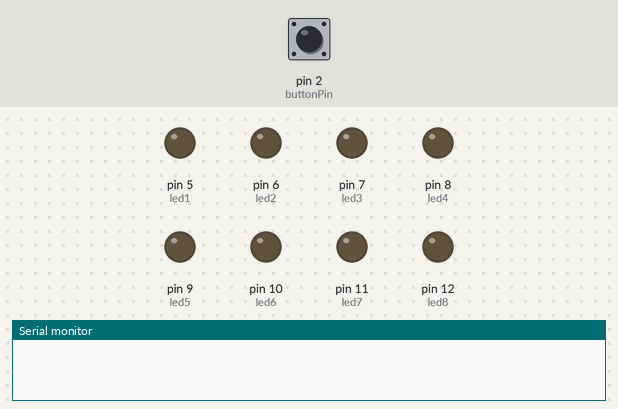
Recording of a sketch running on a simulated Arduino Uno, built with avr-gcc and run on an emulated ATmega328P. Shown: output pins drawn as LEDs (lit = HIGH), the last lines printed to the serial monitor. The inputs (shaded band) are chosen by the test bench; at power-on: pin 2 (buttonPin) LOW.

Above: at 1.2 s.
1.3 s: pin 2 (buttonPin) pulled HIGH for 0.15 s
At 2.3 s:
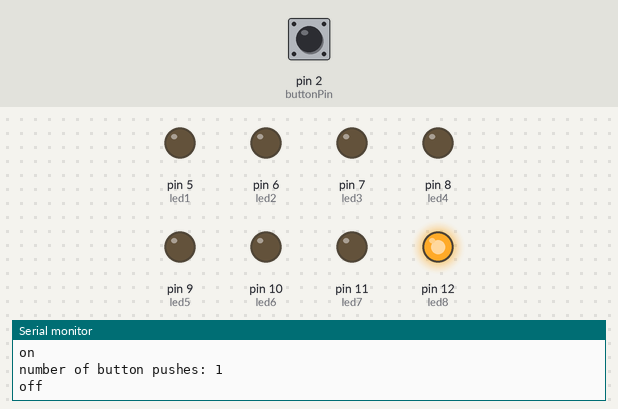
2.9 s: pin 2 (buttonPin) pulled HIGH for 1 s
At 3.5 s:
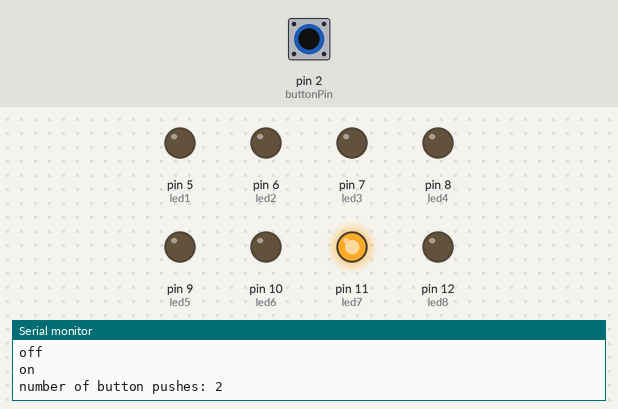
5.4 s: pin 2 (buttonPin) pulled HIGH for 0.15 s
At 6.6 s:
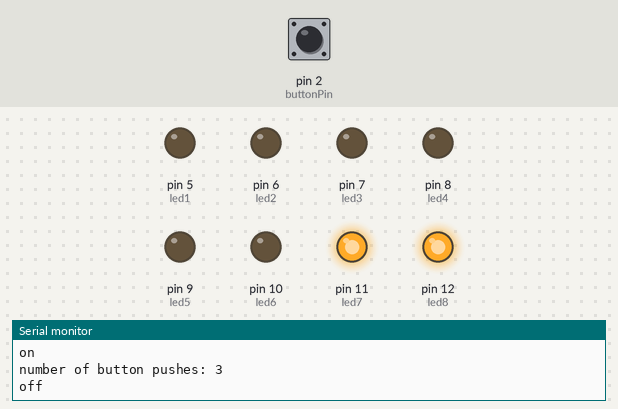
7.0 s: pin 2 (buttonPin) pulled HIGH for 3.2 s
At 7.8 s:
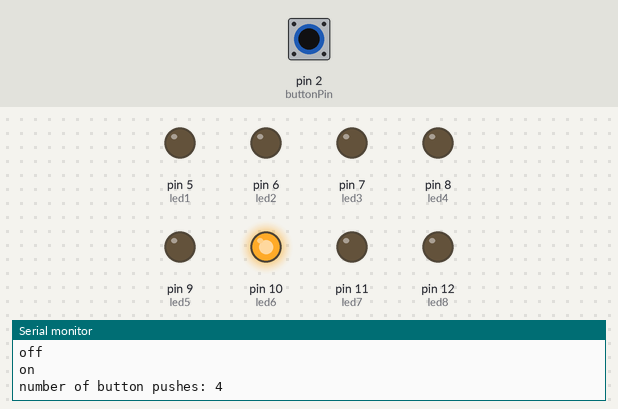
11.7 s: pin 2 (buttonPin) pulled HIGH for 0.15 s
At 12.6 s:
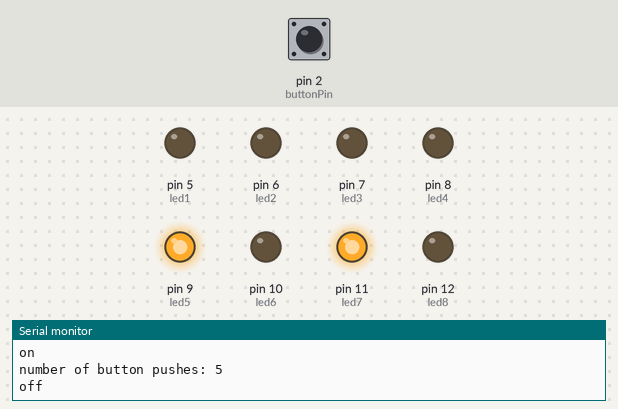
Timing chart, 0 to 14.3 s (numbered marks = the images above; inputs shaded):
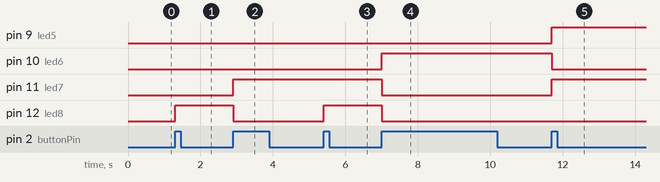

Measured:
- after the input at 1.3 s, pin 12 (led8): LOW → HIGH at once
- after the input at 2.9 s, pin 11 (led7): LOW → HIGH at once; pin 12 (led8): HIGH → LOW at once
- after the input at 5.4 s, pin 12 (led8): LOW → HIGH at once
- after the input at 7.0 s, pin 10 (led6): LOW → HIGH at once; pin 11 (led7), pin 12 (led8): HIGH → LOW at once
- after the input at 11.7 s, pin 9 (led5), pin 11 (led7): LOW → HIGH at once; pin 10 (led6): HIGH → LOW at once

The sketch:

se_inter.ino
```cpp
// To look into interrupt of a micro-controller
// this constant won't change:
const int  buttonPin = 2;    // the pin that the pushbutton is attached to
const int led1 = 5;       // the pin that the LED is attached to
const int led2 = 6;       // the pin that the LED is attached to
const int led3 = 7;       // the pin that the LED is attached to
const int led4 = 8;       // the pin that the LED is attached to
const int led5 = 9;       // the pin that the LED is attached to
const int led6 = 10;       // the pin that the LED is attached to
const int led7 = 11;       // the pin that the LED is attached to
const int led8 = 12;       // the pin that the LED is attached to

// Variables will change:
volatile int buttonPushCounter = 0;   // counter for the number of button presses
volatile int buttonState = 0;         // current state of the button
volatile int lastButtonState = 0;     // previous state of the button

void setup() {
  // initialize the button pin as a input:
  pinMode(buttonPin, INPUT);
  // initialize the LED as an output:
  pinMode(led1, OUTPUT);
  pinMode(led2, OUTPUT);
  pinMode(led3, OUTPUT);
  pinMode(led4, OUTPUT);
  pinMode(led5, OUTPUT);
  pinMode(led6, OUTPUT);
  pinMode(led7, OUTPUT);
  pinMode(led8, OUTPUT);

  // initialize serial communication:
  Serial.begin(9600);
  // Attach an interrupt to the ISR vector
  attachInterrupt(0, pin_ISR, CHANGE);
}

void loop()
{
  //nothing here
}

void pin_ISR() {
  // read the pushbutton input pin:
  buttonState = digitalRead(buttonPin);

  // compare the buttonState to its previous state
  if (buttonState != lastButtonState) {
    // if the state has changed, increment the counter
    if (buttonState == HIGH) {
      // if the current state is HIGH then the button went from off to on:
      buttonPushCounter++;
      Serial.println("on");
      Serial.print("number of button pushes: ");
      Serial.println(buttonPushCounter);
    } else {
      // if the current state is LOW then the button went from on to off:
      Serial.println("off");
    }
    // Delay a little bit to avoid bouncing
    delay(50);
  }
  // save the current state as the last state, for next time through the loop
  lastButtonState = buttonState;
  if (buttonPushCounter == 0) {//for 0th button push, the result is 00000000
    digitalWrite(led1, LOW);
    digitalWrite(led2, LOW);
    digitalWrite(led3, LOW);
    digitalWrite(led4, LOW);
    digitalWrite(led5, LOW);
    digitalWrite(led6, LOW);
    digitalWrite(led7, LOW);
    digitalWrite(led8, LOW);
  }
  if (buttonPushCounter == 1) {//for 1st button push, the result is 00000001
    digitalWrite(led1, LOW);
    digitalWrite(led2, LOW);
    digitalWrite(led3, LOW);
    digitalWrite(led4, LOW);
    digitalWrite(led5, LOW);
    digitalWrite(led6, LOW);
    digitalWrite(led7, LOW);
    digitalWrite(led8, HIGH);
  } if (buttonPushCounter == 2) { //for 2nd button push, the result is 00000010
    digitalWrite(led1, LOW);
    digitalWrite(led2, LOW);
    digitalWrite(led3, LOW);
    digitalWrite(led4, LOW);
    digitalWrite(led5, LOW);
    digitalWrite(led6, LOW);
    digitalWrite(led7, HIGH);
    digitalWrite(led8, LOW);
  } if (buttonPushCounter == 3) { //for 3rd button push, the result is 00000011
    digitalWrite(led1, LOW);
    digitalWrite(led2, LOW);
    digitalWrite(led3, LOW);
    digitalWrite(led4, LOW);
    digitalWrite(led5, LOW);
    digitalWrite(led6, LOW);
    digitalWrite(led7, HIGH);
    digitalWrite(led8, HIGH);
  } if (buttonPushCounter == 4) { //for 4th button push, the result is 00000100
    digitalWrite(led1, LOW);
    digitalWrite(led2, LOW);
    digitalWrite(led3, LOW);
    digitalWrite(led4, LOW);
    digitalWrite(led5, LOW);
    digitalWrite(led6, HIGH);
    digitalWrite(led7, LOW);
    digitalWrite(led8, LOW);
  } if (buttonPushCounter == 5) { //for 5th button push, the result is 00001010
    digitalWrite(led1, LOW);
    digitalWrite(led2, LOW);
    digitalWrite(led3, LOW);
    digitalWrite(led4, LOW);
    digitalWrite(led5, HIGH);
    digitalWrite(led6, LOW);
    digitalWrite(led7, HIGH);
    digitalWrite(led8, LOW);
  }
}
```
